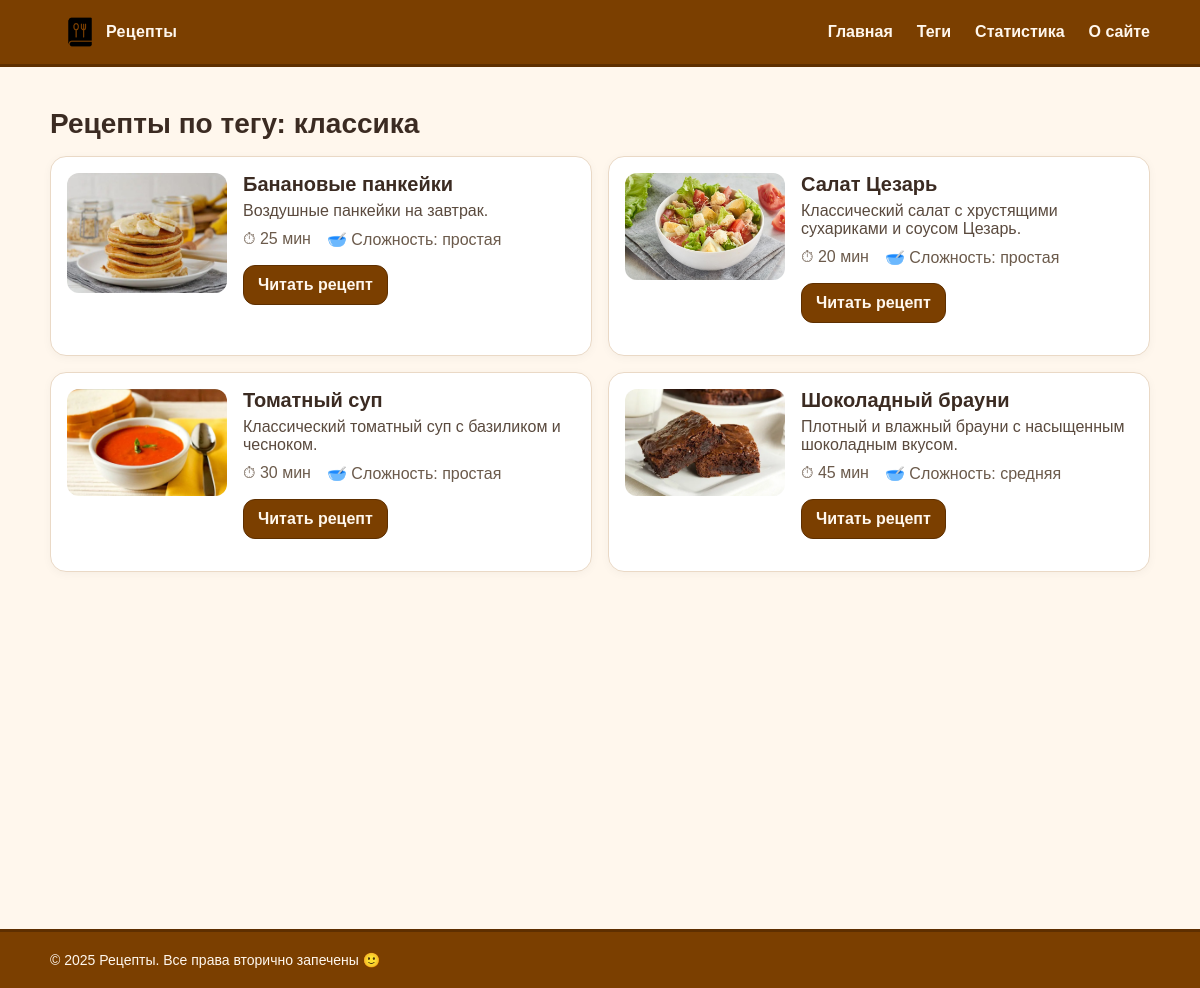
Screenshot of /tag/classic/ with the database file from the repository.
### recipes/models.py (models this page shows, shortened)
class Tag(models.Model):
    name = models.CharField(max_length=120, unique=True, db_index=True)
    slug = models.SlugField(max_length=120, unique=True, db_index=True)
    class Meta:
        ordering = ['name']

class Recipe(models.Model):
    class Difficulty(models.TextChoices):
        EASY = 'easy', 'простая'
        MEDIUM = 'medium', 'средняя'
        HARD = 'hard', 'сложная'
    title = models.CharField(max_length=255, db_index=True)
    slug = models.SlugField(max_length=255, unique=True, db_index=True)
    desc = models.TextField(blank=True)
    image = models.CharField(max_length=255, blank=True)  # путь к статичному изображению
    cook_time = models.CharField(max_length=50, blank=True)  # строка "45 мин" для отображения
    cook_time_min = models.PositiveIntegerField(default=0)   # число минут для расчётов/агрегаций
    difficulty = models.CharField(
        max_length=10,
        choices=Difficulty.choices,
        default=Difficulty.EASY
    )
    is_published = models.BooleanField(default=True)
    category = models.ForeignKey(
        'Category',
        on_delete=models.SET_NULL,
        null=True,
        blank=True,
        related_name='recipes'
    )  # 1 категория -> много рецептов
    tags = models.ManyToManyField(
        'Tag',
        blank=True,
        related_name='recipes'
    )  # многие теги <-> многие рецепты
    created_at = models.DateTimeField(auto_now_add=True)
    updated_at = models.DateTimeField(auto_now=True)
    objects = models.Manager()
    published = PublishedManager()
    class Meta:
        ordering = ['-created_at']
        indexes = [
            models.Index(fields=['-created_at']),
        ]
    def get_absolute_url(self):
        return reverse('recipe_detail_slug', kwargs={'slug': self.slug})

### recipes/views.py (the view)
# urls.py: path('tag/<slug:slug>/', views.recipes_by_tag, name='recipes_by_tag'),
def recipes_by_tag(request, slug):
    tag = get_object_or_404(Tag, slug=slug)
    recipes = Recipe.published.filter(tags=tag).order_by('-created_at')
    ctx = {'title': f'Тег: {tag.name}', 'recipes': recipes, 'tag': tag, 'year': 2025}
    return render(request, 'recipes/by_tag.html', ctx)

### recipes/models.py (called while the page is built)
    def get_queryset(self):
        return super().get_queryset().filter(is_published=True)

### recipes/templates/recipes/by_tag.html (shortened to what this page needs)
{% extends 'base.html' %}
{% load static %}
{% block content %}
  <h1 class="page-title">Рецепты по тегу: {{ tag.name }}</h1>
  {% if recipes %}
    <ul class="card-list">
      {% for r in recipes %}
        <li class="card">
          <div class="card-media">
            {% if r.image %}
              <img src="{% static r.image %}" alt="{{ r.title }}">
            {% else %}
              <div class="noimg">Нет изображения</div>
            {% endif %}
          </div>
          <div class="card-body">
            <h2 class="card-title">{{ r.title }}</h2>
            <p class="card-desc">{{ r.desc }}</p>
            <ul class="meta">
              <li>⏱ {{ r.cook_time }}</li>
              <li>🥣 Сложность: {{ r.get_difficulty_display }}</li>
            </ul>
            <p><a class="btn" href="{{ r.get_absolute_url }}">Читать рецепт</a></p>
          </div>
        </li>
      {% endfor %}
    </ul>
  {% else %}
    <p>По этому тегу пока нет рецептов.</p>
  {% endif %}
{% endblock %}

### recipes/static/recipes/css/styles.css (style rules this page uses)
:root { --choco:#7B3F00; --choco-dark:#5e2f00; --cream:#FFF7ED; --ink:#3b2b22; --paper:#ffffff; --border:#ead9c6; --header-h:64px; --footer-h:56px; --header-extra-gap:20px; --footer-extra-gap:48px; }
html, body { height: 100%; margin: 0; color: var(--ink); background: var(--cream); font-family: Arial, system-ui, -apple-system, "Segoe UI", Roboto, "Helvetica Neue", sans-serif; }
body { padding-top: calc(var(--header-h) + var(--header-extra-gap)); padding-bottom: calc(var(--footer-h) + var(--footer-extra-gap)); }
.page-title { margin: 8px 0 16px; font-size: 28px; }
.card-list { list-style:none; margin:0; padding:0; display:grid; gap:16px; grid-template-columns:1fr; }
@media (min-width: 720px) { .card-list { grid-template-columns:1fr 1fr; } }
.card { display:grid; grid-template-columns:160px 1fr; gap:16px; background:var(--paper); border:1px solid var(--border); border-radius:16px; padding:16px; box-shadow:0 2px 10px rgba(0,0,0,.04); }
.card-media img { width:100%; height:auto; display:block; border-radius:12px; }
.card-title { margin:0 0 6px; font-size:20px; }
.card-desc { margin:0 0 10px; color:#5a4a3e; }
.meta { margin:0 0 12px; padding:0; display:flex; gap:16px; list-style:none; color:#6b5a4b; }
.btn { display:inline-block; padding:10px 14px; border-radius:12px; background:var(--choco); color:var(--cream); text-decoration:none; font-weight:600; border:1px solid var(--choco-dark); }

### rows the page displays
Tag: name "классика"
Recipe: image (picture), title "Банановые панкейки", desc "Воздушные панкейки на завтрак.", cook_time "25 мин", difficulty "простая"
Recipe: image (picture), title "Салат Цезарь", desc "Классический салат с хрустящими сухариками и соусом Цезарь.", cook_time "20 мин", difficulty "простая"
Recipe: image (picture), title "Томатный суп", desc "Классический томатный суп с базиликом и чесноком.", cook_time "30 мин", difficulty "простая"
Recipe: image (picture), title "Шоколадный брауни", desc "Плотный и влажный брауни с насыщенным шоколадным вкусом.", cook_time "45 мин", difficulty "средняя"

### other values shown
{{ year|default:2025 }} "2025"
